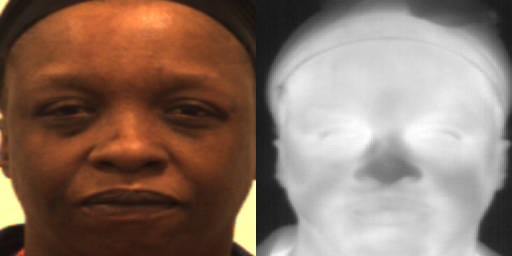
#> input picture VistaMorph/data/DEVCOM_5perc/test/SUBJ7db4c663_b_2019-11-04_12-14-35-353.png, 512 x 256 px, given as the content of the folder none, which was not available
$ python crop_stn_stack.py
#> lines starting #> are read from the running program, lines starting #| are printed output that depends on the picture
import PIL
from PIL import Image
from PIL import ImageFont
from PIL import ImageDraw
import sys
import os
import argparse

"""
Crops a 256 x 768 images of stacked images from the test phase:
real_A, fake_B, real_B and puts them into respective directories. Run
this before evaluation.py

STN experiment 0823_STN 6 outputs 256x256 stack of:
real_A, fake_A, reg_B, fake_A_from_reg_B, real_B

assumes a total of 5 images from the test script

Just want real_A and reg_B and real_B

"""

def crop_it(infile_path, RA_out, RegB_out, RB_out):
#> called with infile_path = 'none', RA_out = 'none', RegB_out = 'none', RB_out = 'none'
    dirs = os.listdir(infile_path)
    counter = 0
    for item in dirs:
        fullpath = os.path.join(infile_path, item)
        if os.path.isfile(fullpath):
            counter += 1
            im = Image.open(fullpath) # open the source image
#> im is the input picture: PIL image 512x256 RGB; mean R, G, B 138.3, 116, 103.1
            f, e = os.path.splitext(fullpath) # file and its extension like a1, .png
            """
            # do the cropping - may need to modify dependingn on experiment
            # A, B, FB, FWB, RB

            real_A = im.crop((0, 0, 256, 256))
            real_B = im.crop((0, 256, 256, 512))
            fake_B = im.crop((0, 512, 256, 768))
            fake_wB = im.crop((0, 768, 256, 1024))
            reg_B = im.crop((0, 1024, 256, 1280))
            """

            #0901_STN_V8_OG
            #A, B, fake_A, fake_B, warped_fB, REG_B (6)
            #real_A = im.crop((0, 0, 256, 256))
            #real_B = im.crop((0, 256, 256, 512))
            #reg_B = im.crop((0, 1024, 256, 1280))

            # 0922_STN_V8_OG_fBA_Mesh
            real_A = im.crop((0, 0, 256, 256))
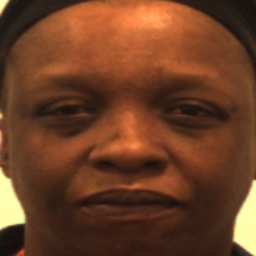
#> real_A: PIL image 256x256 RGB; mean R, G, B 108.2, 63.5, 37.8
            real_B = im.crop((0, 256, 256, 512))
#> real_B: PIL image 256x256 RGB; every value is 0
            #fake_B = im.crop((0, 512, 256, 768))
            #fake_wB = im.crop((0, 768, 256, 1024))
            reg_B = im.crop((0, 1024, 256, 1280))


            save_rA_fname = os.path.join(RA_out, os.path.basename(f) + '.png')
            save_regB_fname = os.path.join(RegB_out, os.path.basename(f) + '.png')
            save_rB_fname = os.path.join(RB_out, os.path.basename(f) + '.png')

            real_A.save(save_rA_fname, quality=100)
            reg_B.save(save_regB_fname, quality=100)
            real_B.save(save_rB_fname, quality=100)
            print(counter)
            #if counter <=10:
                #display(real_A, fake_B, real_B)

def main(inpath, RA_out, RegB_out, RB_out):
    crop_it(infile_path=inpath, RA_out=RA_out, RegB_out=RegB_out, RB_out=RB_out)

### MAIN ###
if __name__ == '__main__':
    # use crop.sh to declare paths
    parser = argparse.ArgumentParser()
    parser.add_argument("--inpath", type=str, default="none", help="path to test results original images")
    parser.add_argument("--RA_out", type=str, default="none", help="path to real_A visible dir")
    parser.add_argument("--RegB_out", type=str, default="none", help="path reg_B thermal dir")
    parser.add_argument("--RB_out", type=str, default="none", help="path to real_B dir")
    parser.add_argument("--experiment", type=str, default="none", help="experiment_name")
    opt = parser.parse_args()
    print(opt)

    os.makedirs("experiments/%s/real_B" % opt.experiment, exist_ok=True)
    os.makedirs("experiments/%s/reg_B" % opt.experiment, exist_ok=True)
    os.makedirs("experiments/%s/real_A" % opt.experiment, exist_ok=True)

    main(opt.inpath, opt.RA_out, opt.RegB_out, opt.RB_out)

$ run again, on VistaMorph/data/DEVCOM_5perc/test/SUBJa1a88fab_e_2019-11-04_14-05-55-457.png
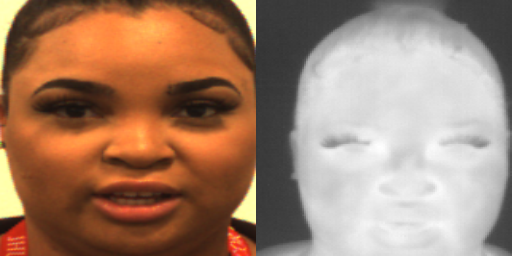
#> input picture VistaMorph/data/DEVCOM_5perc/test/SUBJa1a88fab_e_2019-11-04_14-05-55-457.png, 512 x 256 px, given as the content of the folder none, which was not available
#> in crop_it, im is the input picture: PIL image 512x256 RGB; mean R, G, B 162.3, 129.4, 109.1
#> in crop_it, `real_A = im.crop((0, 0, 256, 256))`:
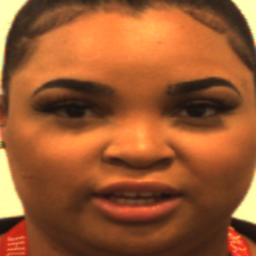
#> real_A: PIL image 256x256 RGB; mean R, G, B 154.2, 88.4, 47.7
#> real_B: PIL image 256x256 RGB; every value is 0

$ run again, on VistaMorph/data/DEVCOM_5perc/test/SUBJac4d1cec_e_2019-11-06_08-54-19-445.png
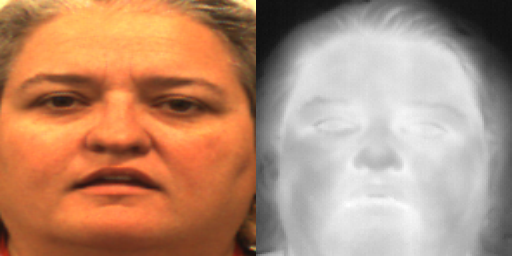
#> input picture VistaMorph/data/DEVCOM_5perc/test/SUBJac4d1cec_e_2019-11-06_08-54-19-445.png, 512 x 256 px, given as the content of the folder none, which was not available
#> in crop_it, im is the input picture: PIL image 512x256 RGB; mean R, G, B 183.6, 142.1, 117.1
#> in crop_it, `real_A = im.crop((0, 0, 256, 256))`:
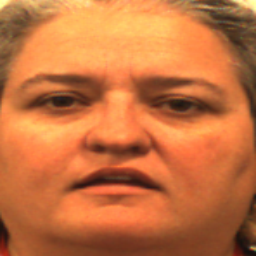
#> real_A: PIL image 256x256 RGB; mean R, G, B 196.9, 113.9, 63.8
#> real_B: PIL image 256x256 RGB; every value is 0
